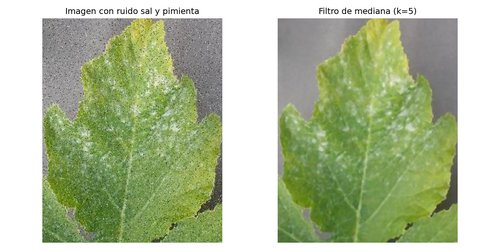
#> input picture LAB_S03_2026-2/resultados/Caso_1_Mediana/03_comparacion.png, 500 x 250 px, shrunk from 1500 x 750 before the run
$ python LAB-03_000300122_procesamiento_imagenes.py
#> lines starting #> are read from the running program, lines starting #| are printed output that depends on the picture
"""
=====================================================================
 Procesamiento de imágenes: filtrado y detección de bordes
=====================================================================

Requisitos:
    pip install opencv-python numpy matplotlib

Uso:
    python LAB-03_000300122_procesamiento_imagenes.py --imagen ruta/a/imagen.jpg --caso 1
    python LAB-03_000300122_procesamiento_imagenes.py --imagen ruta/a/imagen.jpg --caso 2
    python LAB-03_000300122_procesamiento_imagenes.py --imagen ruta/a/imagen.jpg --caso 3
    python LAB-03_000300122_procesamiento_imagenes.py --imagen ruta/a/imagen.jpg --caso todos

"""

import argparse
import os
import sys
from tkinter import Tk, filedialog, messagebox

import cv2
import numpy as np
import matplotlib.pyplot as plt


# ---------------------------------------------------------------------------
# Utilidades generales
# ---------------------------------------------------------------------------

def cargar_imagen(ruta: str, escala_grises: bool = False) -> np.ndarray:
    """
    Carga una imagen desde disco.

    Parámetros
    ----------
    ruta : str
        Ruta al archivo de imagen.
    escala_grises : bool
        Si es True, la imagen se carga directamente en escala de grises.

    Retorna
    -------
    np.ndarray
        Imagen cargada (BGR o escala de grises).
    """
    if not os.path.exists(ruta):
        raise FileNotFoundError(f"No se encontró la imagen: {ruta}")

    modo = cv2.IMREAD_GRAYSCALE if escala_grises else cv2.IMREAD_COLOR
    imagen = cv2.imread(ruta, modo)

    if imagen is None:
        raise ValueError(f"No fue posible leer la imagen: {ruta}")

    return imagen


# [31 lines left out: function agregar_ruido_sal_pimienta, not called in this run]


def mostrar_comparacion(imagenes: list, titulos: list, cmap: str = None,
                         archivo_salida: str = None):
    """
    Muestra (y opcionalmente guarda) una fila de imágenes para comparación
    visual usando matplotlib.

    Parámetros
    ----------
    imagenes : list[np.ndarray]
        Lista de imágenes a mostrar.
    titulos : list[str]
        Lista de títulos correspondientes a cada imagen.
    cmap : str
        Mapa de color para imágenes en escala de grises (por ejemplo 'gray').
    archivo_salida : str
        Si se especifica, guarda la figura en esa ruta en lugar de solo mostrarla.
    """
    n = len(imagenes)
    plt.figure(figsize=(5 * n, 5))

    for i, (img, titulo) in enumerate(zip(imagenes, titulos)):
        plt.subplot(1, n, i + 1)
        if img.ndim == 2:
            plt.imshow(img, cmap=cmap or "gray")
        else:
            plt.imshow(cv2.cvtColor(img, cv2.COLOR_BGR2RGB))
        plt.title(titulo)
        plt.axis("off")

    plt.tight_layout()

    if archivo_salida:
        plt.savefig(archivo_salida, dpi=150)
        print(f"Comparación guardada en: {archivo_salida}")
    else:
        plt.show()

    plt.close()


# ---------------------------------------------------------------------------
# Caso 1: Eliminación de ruido sal y pimienta con filtro de mediana
# ---------------------------------------------------------------------------

def caso1_filtro_mediana(ruta_imagen: str, tam_kernel: int = 5,
                          generar_ruido: bool = False,
                          carpeta_salida: str = "resultados"):
    """
    Aplica un filtro de mediana para eliminar ruido impulsivo (sal y pimienta).

    Parámetros
    ----------
    ruta_imagen : str
        Ruta de la imagen de entrada.
    tam_kernel : int
        Tamaño del kernel (debe ser impar, ej. 3, 5, 7).
    generar_ruido : bool
        Si es True, se sintetiza ruido sal y pimienta sobre la imagen
        original antes de filtrar (útil si la imagen de entrada está limpia).
    carpeta_salida : str
        Carpeta donde se guardan los resultados.
    """
    carpeta_caso = os.path.join(carpeta_salida, "Caso_1_Mediana")
    os.makedirs(carpeta_caso, exist_ok=True)

    imagen = cargar_imagen(ruta_imagen)

    if generar_ruido:
        imagen_ruidosa = agregar_ruido_sal_pimienta(imagen, cantidad=0.05)
    else:
        imagen_ruidosa = imagen

    if tam_kernel % 2 == 0:
        raise ValueError("El tamaño del kernel debe ser impar.")

    imagen_filtrada = cv2.medianBlur(imagen_ruidosa, tam_kernel)

    # Guardado de resultados
    cv2.imwrite(os.path.join(carpeta_caso, "01_ruidosa.png"), imagen_ruidosa)
    cv2.imwrite(os.path.join(carpeta_caso, "02_filtrada.png"), imagen_filtrada)

    mostrar_comparacion(
        [imagen_ruidosa, imagen_filtrada],
        ["Imagen con ruido sal y pimienta", f"Filtro de mediana (k={tam_kernel})"],
        archivo_salida=os.path.join(carpeta_caso, "03_comparacion.png"),
    )

    return imagen_ruidosa, imagen_filtrada


# ---------------------------------------------------------------------------
# Caso 2: Suavizado mediante filtro Gaussiano
# ---------------------------------------------------------------------------

def caso2_filtro_gaussiano(ruta_imagen: str,
                            tamanos_kernel: list = (3, 7, 15),
                            carpeta_salida: str = "resultados"):
    """
    Reduce el ruido de alta frecuencia aplicando un filtro Gaussiano
    con distintos tamaños de kernel, y compara los resultados.

    Parámetros
    ----------
    ruta_imagen : str
        Ruta de la imagen de entrada.
    tamanos_kernel : list[int]
        Lista de tamaños de kernel a evaluar (deben ser impares).
    carpeta_salida : str
        Carpeta donde se guardan los resultados.
    """
    carpeta_caso = os.path.join(carpeta_salida, "Caso_2_Gaussiano")
    os.makedirs(carpeta_caso, exist_ok=True)

    imagen = cargar_imagen(ruta_imagen)

    imagenes = [imagen]
    titulos = ["Original"]

    for idx, k in enumerate(tamanos_kernel, start=1):
        if k % 2 == 0:
            raise ValueError(f"El tamaño de kernel {k} debe ser impar.")
        suavizada = cv2.GaussianBlur(imagen, (k, k), sigmaX=0)
        imagenes.append(suavizada)
        titulos.append(f"Gaussiano k={k}")
        cv2.imwrite(
            os.path.join(carpeta_caso, f"0{idx}_gaussiano_k{k}.png"), suavizada
        )

    mostrar_comparacion(
        imagenes, titulos,
        archivo_salida=os.path.join(carpeta_caso, "04_comparacion.png"),
    )

    return imagenes[1:]


# ---------------------------------------------------------------------------
# Caso 3: Detección de bordes usando Canny
# ---------------------------------------------------------------------------

# [75 lines left out: functions caso3_deteccion_canny, comparar_umbrales_canny, not called in this run]


# ---------------------------------------------------------------------------
# Interfaz gráfica para seleccionar imagen
# ---------------------------------------------------------------------------

def seleccionar_imagen_gui():
    """
    Abre un diálogo gráfico para seleccionar una imagen.
    Retorna la ruta de la imagen seleccionada o None si se cancela.
    """
    root = Tk()
    root.withdraw()

    ruta = filedialog.askopenfilename(
        title="Seleccionar imagen",
        filetypes=[
            ("Imágenes", "*.jpg *.jpeg *.png *.bmp *.tiff"),
            ("JPEG", "*.jpg *.jpeg"),
            ("PNG", "*.png"),
            ("BMP", "*.bmp"),
            ("TIFF", "*.tiff"),
            ("Todos los archivos", "*.*")
        ]
    )

    root.destroy()
    return ruta if ruta else None


# ---------------------------------------------------------------------------
# Programa principal
# ---------------------------------------------------------------------------

def main():
    parser = argparse.ArgumentParser(
        description="Casos de procesamiento de imágenes: mediana, Gaussiano y Canny."
    )
    parser.add_argument("--imagen", help="Ruta de la imagen de entrada (opcional).")
    parser.add_argument(
        "--caso", choices=["1", "2", "3", "todos"], default="todos",
        help="Caso a ejecutar: 1 (mediana), 2 (Gaussiano), 3 (Canny) o 'todos'.",
    )
    parser.add_argument(
        "--generar-ruido", action="store_true",
        help="Sintetiza ruido sal y pimienta antes de aplicar el caso 1.",
    )
    parser.add_argument(
        "--salida", default="resultados",
        help="Carpeta donde se guardan las imágenes y comparaciones generadas.",
    )
    args = parser.parse_args()

    ruta_imagen = args.imagen
    if not ruta_imagen:
        print("No se especificó imagen. Abriendo selector gráfico...")
        ruta_imagen = seleccionar_imagen_gui()
#> the answer given: resultados/Caso_1_Mediana/03_comparacion.png
        if not ruta_imagen:
            print("Operación cancelada por el usuario.")
            sys.exit(0)

    try:
        if args.caso in ("1", "todos"):
            print(">> Caso 1: Filtro de mediana (ruido sal y pimienta)")
            caso1_filtro_mediana(
                ruta_imagen, tam_kernel=5,
                generar_ruido=args.generar_ruido, carpeta_salida=args.salida,
            )
#> in cargar_imagen, imagen is the input picture: shape (250, 500, 3); mean B, G, R 152.3, 187.7, 175
#> in caso1_filtro_mediana, `imagen_filtrada = cv2.medianBlur(imagen_ruidosa, tam_kernel)`:
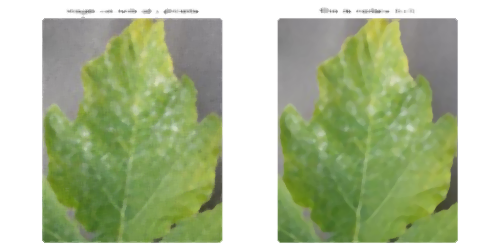
#> imagen_filtrada: shape (250, 500, 3); mean B, G, R 152.5, 188.3, 175.4
#> in mostrar_comparacion, `n = len(imagenes)`: n = 2
#> the loop in mostrar_comparacion, `for i, (img, titulo) in enumerate(zip(imagenes, titulos)):` made 2 passes
#> titulo on passes 1 to 2: 'Imagen con ruido sal y pimienta', 'Filtro de mediana (k=5)'
#> in mostrar_comparacion, `plt.savefig(archivo_salida, dpi=150)`:
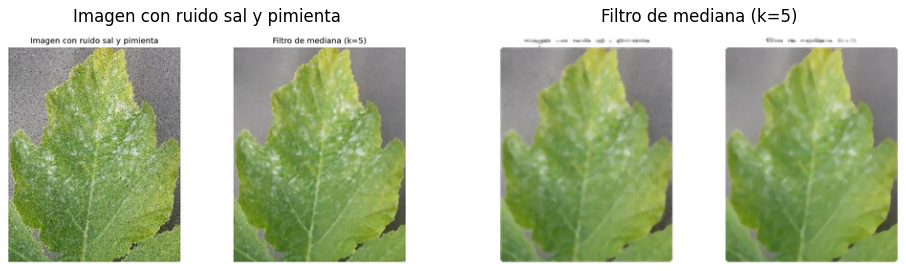
#> figure drawn by matplotlib, 2 panels

        if args.caso in ("2", "todos"):
            print(">> Caso 2: Filtro Gaussiano (suavizado)")
            caso2_filtro_gaussiano(
                ruta_imagen, tamanos_kernel=[3, 7, 15], carpeta_salida=args.salida,
            )

        if args.caso in ("3", "todos"):
            print(">> Caso 3: Detección de bordes con Canny")
            caso3_deteccion_canny(ruta_imagen, carpeta_salida=args.salida)
            comparar_umbrales_canny(ruta_imagen, carpeta_salida=args.salida)

        print("\nProceso finalizado. Resultados guardados en:", os.path.abspath(args.salida))

    except (FileNotFoundError, ValueError) as e:
        print(f"Error: {e}", file=sys.stderr)
#> (the run stopped early here; a loop or call above may not have finished)
